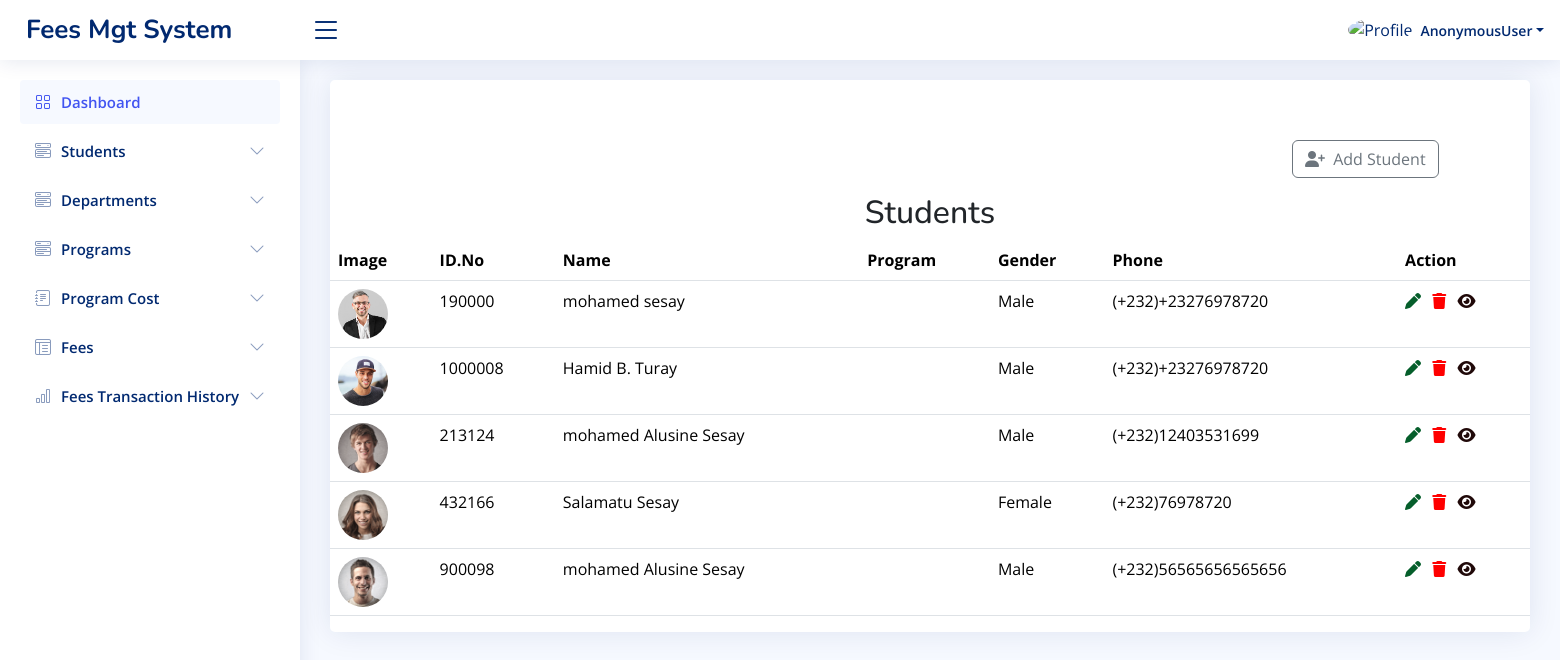
The app's page /student/, older data.
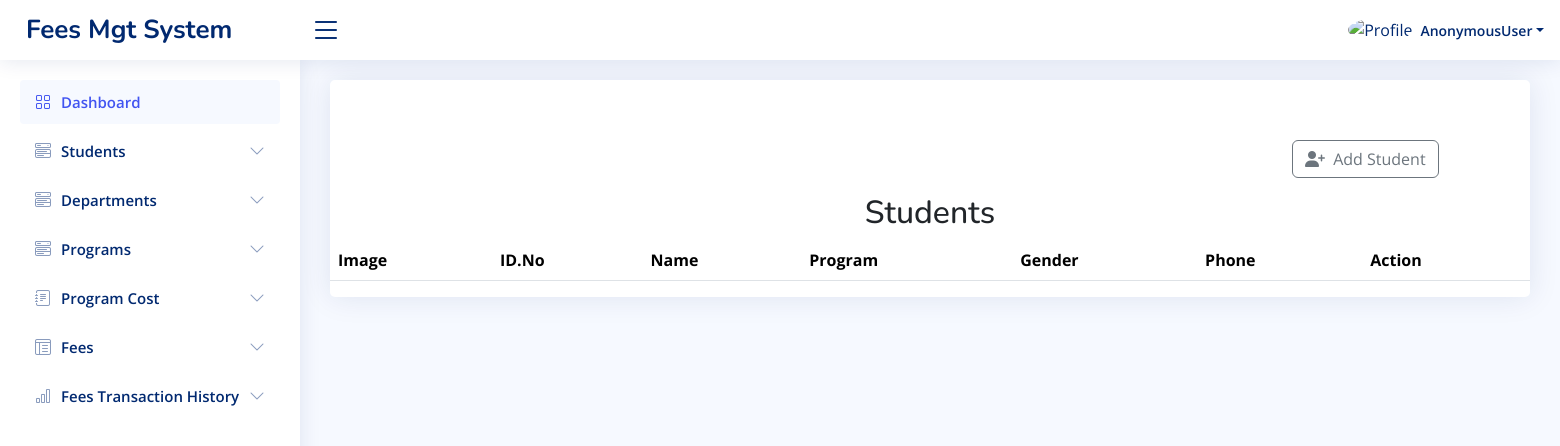
The same page, newer data.
### app/models.py (models this page shows, shortened)
class Student(models.Model):
    student_id = models.CharField(max_length=20, unique=True)
    student_name = models.CharField(max_length=100)
    gender = models.CharField(max_length=10, choices=GENDER)
    program = models.ForeignKey(Programs, on_delete=models.CASCADE)
    phone = models.CharField(max_length=15)
    email = models.EmailField()
    department = models.ForeignKey(Department, on_delete=models.CASCADE)
    profile = models.ImageField(upload_to='profiles/', blank=True)

### app/views.py (the view, shortened to what this page needs)
# urls.py: path('student/', views.student, name='student'),
def student(request):
    departments = Department.objects.all()
    programs = Programs.objects.all()
    students = Student.objects.all()
    return render(request, 'student.html', {
        'students': students,
        'departments': departments,
        'programs': programs,
    })

### templates/student.html (shortened to what this page needs)
{% load static %}
<!DOCTYPE html>
<html lang="en">
<head>
    <link href="{% static 'vendor1/bootstrap/css/bootstrap.min.css' %}" rel="stylesheet">
    <link href="{% static 'vendor1/bootstrap-icons/bootstrap-icons.css' %}" rel="stylesheet">
    <link href="{% static 'vendor1/boxicons/css/boxicons.min.css' %}" rel="stylesheet">
    <link href="{% static 'vendor1/quill/quill.snow.css' %}" rel="stylesheet">
    <link href="{% static 'vendor1/quill/quill.bubble.css' %}" rel="stylesheet">
    <link href="{% static 'vendor1/remixicon/remixicon.css' %}" rel="stylesheet">
    <link href="{% static 'vendor1/simple-datatables/style.css' %}" rel="stylesheet">
    <link rel="stylesheet" href="https://cdnjs.cloudflare.com/ajax/libs/font-awesome/6.6.0/css/all.min.css" />
    <link href="{% static 'css1/style.css' %}" rel="stylesheet">
  </head>
<body>
 <header id="header" class="header fixed-top d-flex align-items-center">
  <div class="d-flex align-items-center justify-content-between">
    <a href="{% url 'main_home' %}" class="logo d-flex align-items-center">
      <span class="d-none d-lg-block">Fees Mgt System</span>
    </a>
    <i class="bi bi-list toggle-sidebar-btn"></i>
  </div>
  <nav class="header-nav ms-auto">
    <ul class="d-flex align-items-center">
      <li class="nav-item dropdown pe-3">
        <a class="nav-link nav-profile d-flex align-items-center pe-0" href="#" data-bs-toggle="dropdown">
          <img src="{% static 'img1/cusl.png' %}" alt="Profile" class="rounded-circle">
          <span class="d-none d-md-block dropdown-toggle ps-2">{{user}}</span>
        </a>
      </li>
    </ul>
  </nav>
</header>
<aside id="sidebar" class="sidebar">
  <ul class="sidebar-nav" id="sidebar-nav">
    <li class="nav-item">
      <a class="nav-link " href="{% url 'main_home' %}">
        <i class="bi bi-grid"></i>
        <span>Dashboard</span>
      </a>
    </li>
    <li class="nav-item">
      <a class="nav-link collapsed" data-bs-target="#components-nav" data-bs-toggle="collapse" href="#">
        <i class="bi bi-menu-button-wide"></i><span>Students</span><i class="bi bi-chevron-down ms-auto"></i>
      </a>
    </li>
    <li class="nav-item">
      <a class="nav-link collapsed" data-bs-target="#components-nav2" data-bs-toggle="collapse" href="#">
        <i class="bi bi-menu-button-wide"></i><span>Departments</span><i class="bi bi-chevron-down ms-auto"></i>
      </a>
    </li>
    <li class="nav-item">
      <a class="nav-link collapsed" data-bs-target="#components-nav1" data-bs-toggle="collapse" href="#">
        <i class="bi bi-menu-button-wide"></i><span>Programs</span><i class="bi bi-chevron-down ms-auto"></i>
      </a>
    </li>
    <li class="nav-item">
      <a class="nav-link collapsed" data-bs-target="#forms-nav" data-bs-toggle="collapse" href="#">
        <i class="bi bi-journal-text"></i><span>Program Cost</span><i class="bi bi-chevron-down ms-auto"></i>
      </a>
    </li>
    <li class="nav-item">
      <a class="nav-link collapsed" data-bs-target="#tables-nav" data-bs-toggle="collapse" href="#">
        <i class="bi bi-layout-text-window-reverse"></i><span>Fees</span><i class="bi bi-chevron-down ms-auto"></i>
      </a>
    </li>
    <li class="nav-item">
      <a class="nav-link collapsed" data-bs-target="#charts-nav" data-bs-toggle="collapse" href="#">
        <i class="bi bi-bar-chart"></i><span>Fees Transaction History</span><i class="bi bi-chevron-down ms-auto"></i>
      </a>
    </li>
  </ul>
</aside>
  <main id="main" class="main">
    <section class="section">
      <div class="row">
        <div class="col-lg-12">
          <div class="card">
            <div class="container">
                <div class="row" style="margin-top: 60px;">
                    <div class="col-md-12" style="margin-left: 950px;">
                        <a href="" class="btn btn-outline-secondary" data-bs-target="#exampleModalToggle" data-bs-toggle="modal">
                            <i class="fa fa-user-plus" aria-hidden="true"></i>
                            <span class="ms-1">Add Student</span>
                        </a>
                    </div>
                </div>
            </div>
            <h2 class="text-center mt-3">Students</h2>
              <table class="table datatable">
                <thead>
                  <tr>
                    <th>
                      Image
                    </th>
                    <th>ID.No</th>
                    <th>Name</th>
                    <th>Program</th>
                    <th>Gender</th>
                    <th>Phone</th>
                    <th>Action</th>
                  </tr>
                </thead>
                <tbody>
                 {% for student in students %}
                  <tr>
                    <td>
                      {% if student.profile %}
                      <img src="{{ student.profile.url }}" alt="Profile Image" style="width: 50px; height: 50px; border-radius: 50%;">
                      {% else %}
                          No Image
                      {% endif %}
                    </td>
                    <td>{{ student.student_id }}</td>
                    <td>{{ student.student_name}}</td>
                    <td>{{student.program}}</td>
                    <td>{{student.gender}}</td>
                    <td>(+232){{ student.phone }}</td>
                    <td>
                      <a href="{% url 'edit_student' student.id %}"  title="Edit Patient">
                        <i class="fas fa-pen" style="color: rgb(5, 94, 43);"></i>
                      </a>
                      <a href="{% url 'delete_student' student.id %}"   title="Edit Patient">
                        <i class="fas fa-trash" style="color: red; margin-left: 7px;"></i>
                    </a>
                    <a href="{% url 'view_student' student.id %}"   title="Edit Patient">
                      <i class="fas fa-eye" style="color: rgb(32, 9, 9); margin-left: 7px;"></i>
                  </a>
                    </td>
                  </tr>
                  {% endfor %}
                </tbody>
              </table>
            </div>
          </div>
        </div>
    </section>
</body>
</html>

### static/css1/style.css (style rules this page uses)
:root { scroll-behavior: smooth; }
body { font-family: "Open Sans", sans-serif; background: #f6f9ff; color: #444444; }
a { color: #4154f1; text-decoration: none; }
h1, h2, h3, h4, h5, h6 { font-family: "Nunito", sans-serif; }
#main { margin-top: 60px; padding: 20px 30px; transition: all 0.3s; }
.card { margin-bottom: 30px; border: none; border-radius: 5px; box-shadow: 0px 0 30px rgba(1, 41, 112, 0.1); }
.logo { line-height: 1; }
@media (min-width: 1200px) { .logo { width: 280px; } }
.logo span { font-size: 26px; font-weight: 700; color: #012970; font-family: "Nunito", sans-serif; }
.header { transition: all 0.5s; z-index: 997; height: 60px; box-shadow: 0px 2px 20px rgba(1, 41, 112, 0.1); background-color: #fff; padding-left: 20px; }
.header .toggle-sidebar-btn { font-size: 32px; padding-left: 10px; cursor: pointer; color: #012970; }
.header-nav ul { list-style: none; }
.header-nav>ul { margin: 0; padding: 0; }
.header-nav .nav-profile { color: #012970; }
.header-nav .nav-profile img { max-height: 36px; }
.header-nav .nav-profile span { font-size: 14px; font-weight: 600; }
.sidebar { position: fixed; top: 60px; left: 0; bottom: 0; width: 300px; z-index: 996; transition: all 0.3s; padding: 20px; overflow-y: auto; scrollbar-width: thin; scrollbar-color: #aab7cf transparent; box-shadow: 0px 0px 20px rgba(1, 41, 112, 0.1); background-color: #fff; }
@media (min-width: 1200px) { #main, #footer { margin-left: 300px; } }
.sidebar-nav { padding: 0; margin: 0; list-style: none; }
.sidebar-nav li { padding: 0; margin: 0; list-style: none; }
.sidebar-nav .nav-item { margin-bottom: 5px; }
.sidebar-nav .nav-link { display: flex; align-items: center; font-size: 15px; font-weight: 600; color: #4154f1; transition: 0.3; background: #f6f9ff; padding: 10px 15px; border-radius: 4px; }
.sidebar-nav .nav-link i { font-size: 16px; margin-right: 10px; color: #4154f1; }
.sidebar-nav .nav-link.collapsed { color: #012970; background: #fff; }
.sidebar-nav .nav-link.collapsed i { color: #899bbd; }
.sidebar-nav .nav-link .bi-chevron-down { margin-right: 0; transition: transform 0.2s ease-in-out; }

Row changes from the older to the newer data that the page shows:
removed Student: profile (picture), student_id "190000", student_name "mohamed sesay", gender "Male", phone "+23276978720"
removed Student: profile (picture), student_id "1000008", student_name "Hamid B. Turay", gender "Male", phone "+23276978720"
removed Student: profile (picture), student_id "213124", student_name "mohamed Alusine Sesay", gender "Male", phone "12403531699"
removed Student: profile (picture), student_id "432166", student_name "Salamatu Sesay", gender "Female", phone "76978720"
removed Student: profile (picture), student_id "900098", student_name "mohamed Alusine Sesay", gender "Male", phone "56565656565656"
